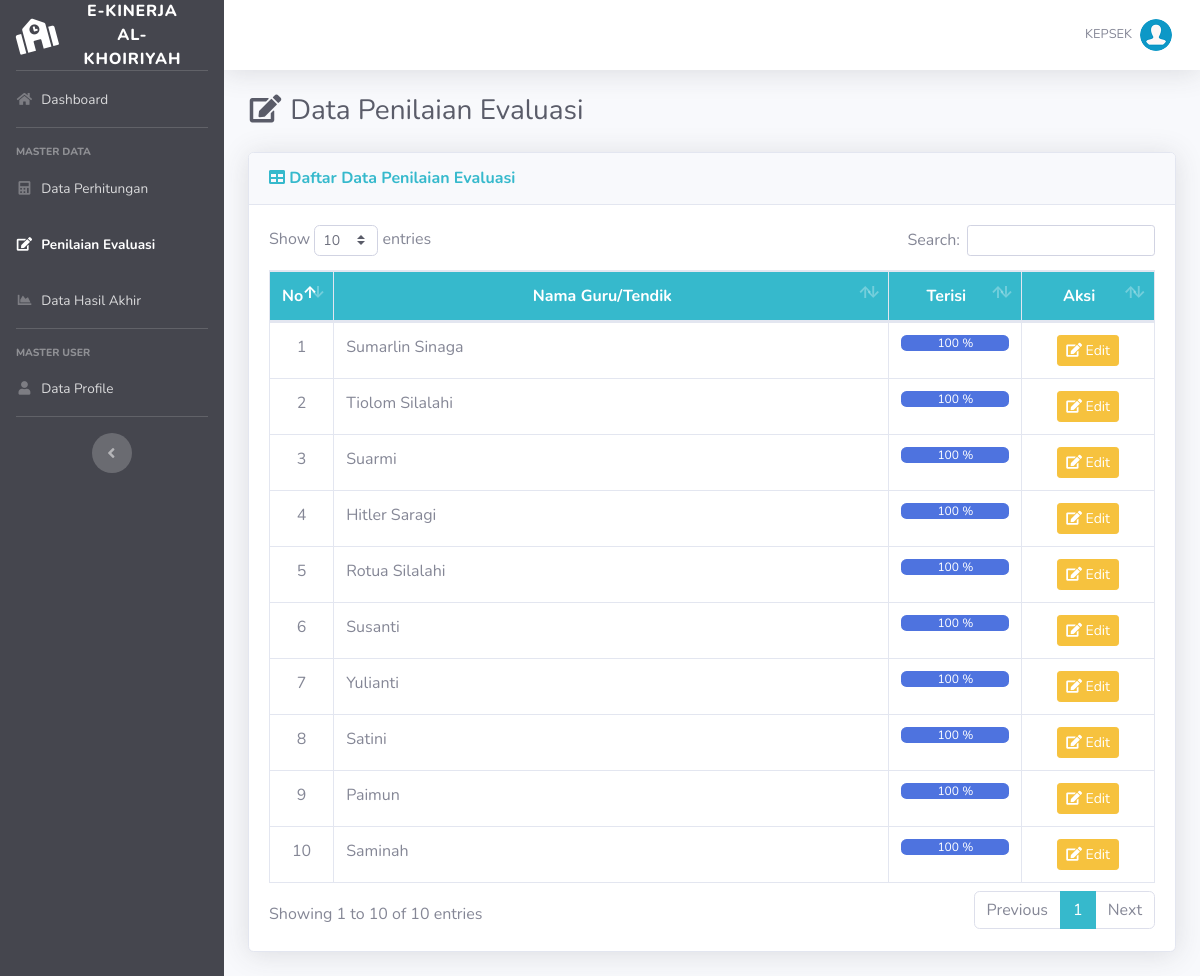
/list-penilaian.php (signed in), run on the app's committed database.
### tables this page shows
CREATE TABLE `alternatif` (
  `id_alternatif` int(11) NOT NULL,
  `nama` varchar(100) NOT NULL
);

### list-penilaian.php (the view, shortened to what this page needs)
<?php require_once('includes/init.php'); ?>
<?php
require_once('template/header.php');
?>
<div class="d-sm-flex align-items-center justify-content-between mb-4">
	<h1 class="h3 mb-0 text-gray-800"><i class="fas fa-fw fa-edit"></i> Data Penilaian Evaluasi</h1>
</div>
<div class="card shadow mb-4">
	<div class="card-header py-3">
		<h6 class="m-0 font-weight-bold text-info"><i class="fa fa-table"></i> Daftar Data Penilaian Evaluasi</h6>
	</div>
	<div class="card-body">
		<div class="table-responsive">
			<table class="table table-bordered" id="dataTable" width="100%" cellspacing="0">
				<thead class="bg-info text-white">
					<tr align="center">
						<th width="5%">No</th>
						<th>Nama Guru/Tendik</th>
						<th width="15%">Terisi</th>
						<th width="15%">Aksi</th>
					</tr>
				</thead>
				<tbody>
					<?php
					$no = 1;
					$query = mysqli_query($koneksi, "SELECT a.*,
       COUNT(DISTINCT p.id_kriteria) AS jumlah_terisi,
       k.total_kriteria
FROM alternatif a
LEFT JOIN penilaian p
       ON a.id_alternatif = p.id_alternatif
CROSS JOIN (
    SELECT COUNT(id_kriteria) AS total_kriteria
    FROM kriteria
) k
GROUP BY a.id_alternatif;");
					while ($data = mysqli_fetch_array($query)) {
					?>
						<tr align="center">
							<td><?= $no ?></td>
							<td align="left"><?= $data['nama'] ?></td>
							<td align="left">
								<?php
								$persen = round($data['jumlah_terisi'] / $data['total_kriteria'] * 100);
								?>
								<div class="progress" role="progressbar" aria-label="Example with label" aria-valuenow="<?php echo $persen ?>" aria-valuemin="0" aria-valuemax="100">
									<div class="progress-bar" style="width: <?php echo $persen ?>%"><?php echo $persen ?> %</div>
								</div>
							</td>
							<?php
							$id_alternatif = $data['id_alternatif'];
							$q = mysqli_query($koneksi, "SELECT * FROM penilaian WHERE id_alternatif='$id_alternatif'");
							$cek_tombol = mysqli_num_rows($q);
							?>
							<td>
								<?php if ($cek_tombol == 0) { ?>
									<a data-toggle="modal" href="#set<?= $data['id_alternatif'] ?>" class="btn btn-success btn-sm"><i class="fa fa-plus"></i> Input</a>
								<?php } else { ?>
									<a data-toggle="modal" href="#edit<?= $data['id_alternatif'] ?>" class="btn btn-warning btn-sm"><i class="fa fa-edit"></i> Edit</a>
								<?php } ?>
							</td>
						</tr>
					<?php
						$no++;
					}
					?>
				</tbody>
			</table>
		</div>
	</div>
</div>
<?php
require_once('template/footer.php');
?>

### data on the page
alternatif: nama "Sumarlin Sinaga", persen "100"
alternatif: nama "Tiolom Silalahi", persen "100"
alternatif: nama "Suarmi", persen "100"
alternatif: nama "Hitler Saragi", persen "100"
alternatif: nama "Rotua Silalahi", persen "100"
alternatif: nama "Susanti", persen "100"
alternatif: nama "Yulianti", persen "100"
alternatif: nama "Satini", persen "100"
alternatif: nama "Paimun", persen "100"
alternatif: nama "Saminah", persen "100"

### other printed values
$_SESSION['username'] "KEPSEK"
